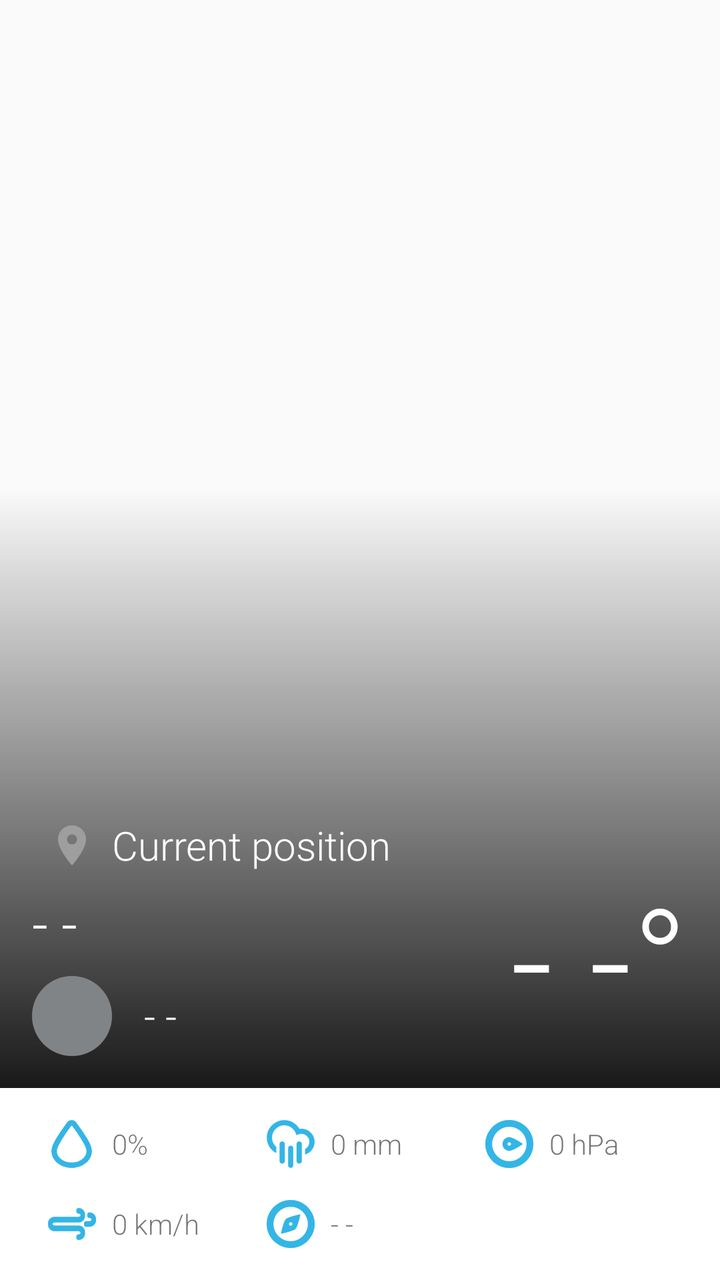
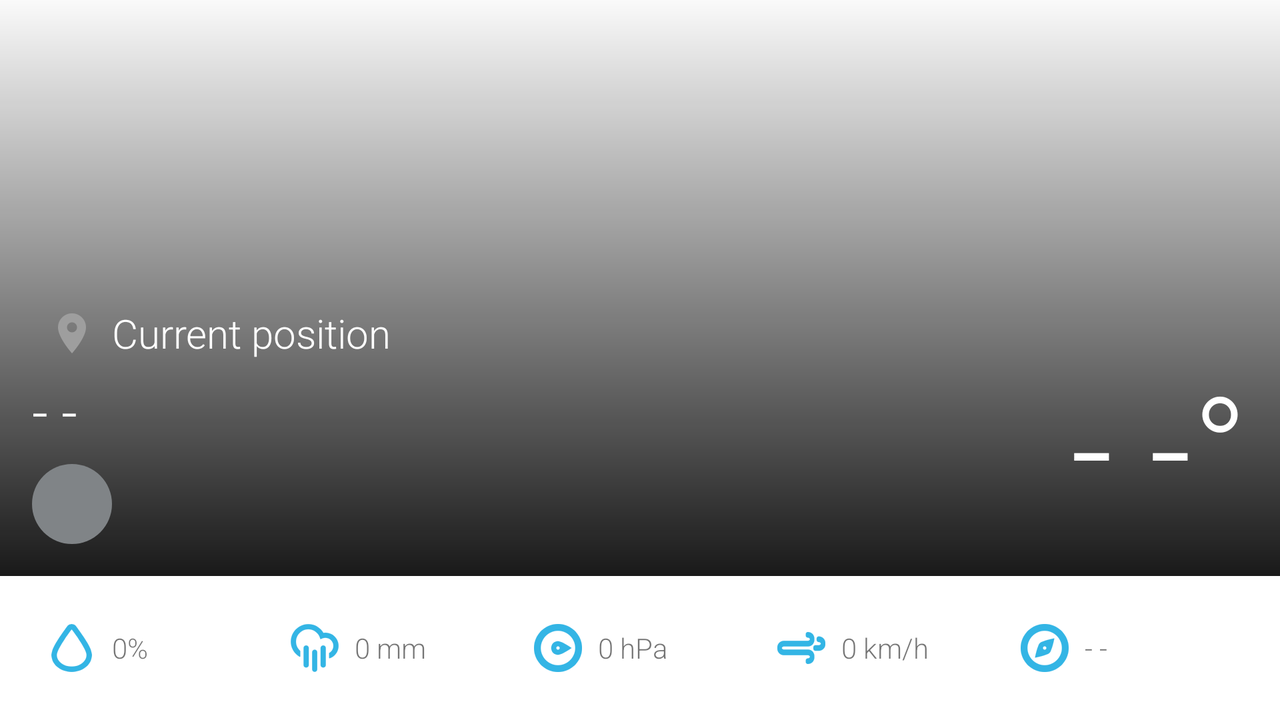

First picture: res/layout/ on a phone held upright. Second picture: the repository's own variant of that layout, on a device whose configuration matches the variant's folder. Source for both follows.
<!-- AndroidManifest.xml: application theme AppTheme -->
<!-- res/layout/fragment_current_weather.xml -->
<RelativeLayout xmlns:android="http://schemas.android.com/apk/res/android"
                xmlns:tools="http://schemas.android.com/tools"
                android:layout_width="match_parent"
                android:layout_height="match_parent"
                tools:context="cz.stepansanda.weather.android.fragment.CurrentWeatherFragment">


    <RelativeLayout
        android:layout_width="match_parent"
        android:layout_height="match_parent"
        android:layout_above="@+id/weather_detail_layout">

        <ImageView
            android:id="@+id/location_img"
            android:layout_width="match_parent"
            android:layout_height="match_parent"
            android:scaleType="centerCrop"/>

        <View
            android:layout_width="match_parent"
            android:layout_height="@dimen/view_shadow_height"
            android:layout_alignParentBottom="true"
            android:background="@drawable/shadow"/>

        <LinearLayout
            android:layout_width="match_parent"
            android:layout_height="wrap_content"
            android:layout_alignParentBottom="true"
            android:gravity="bottom"
            android:orientation="horizontal"
            android:padding="@dimen/global_spacing_xs">

            <LinearLayout
                android:layout_width="0dp"
                android:layout_height="wrap_content"
                android:layout_weight="1"
                android:orientation="vertical">

                <LinearLayout
                    android:id="@+id/current_location_layout"
                    android:layout_width="wrap_content"
                    android:layout_height="wrap_content"
                    android:orientation="horizontal"
                    android:gravity="center">

                    <ImageView
                        android:id="@+id/current_location_img"
                        android:layout_width="wrap_content"
                        android:layout_height="wrap_content"
                        android:src="@drawable/ic_location"/>

                    <TextView
                        android:id="@+id/current_location_txt"
                        android:layout_width="wrap_content"
                        android:layout_height="wrap_content"
                        android:text="@string/current_position"
                        android:textColor="@color/global_text_white"
                        android:textSize="@dimen/global_text_size_subtitle"/>
                </LinearLayout>

                <TextView
                    android:id="@+id/location_name_txt"
                    android:layout_width="wrap_content"
                    android:layout_height="wrap_content"
                    android:text="- -"
                    android:textColor="@color/global_text_white"
                    android:textSize="@dimen/global_text_size_title"/>

                <LinearLayout
                    android:layout_width="wrap_content"
                    android:layout_height="wrap_content"
                    android:layout_marginTop="@dimen/global_spacing_xxs"
                    android:gravity="center_vertical"
                    android:orientation="horizontal">

                    <LinearLayout
                        android:layout_width="@dimen/view_grey_circle_radius"
                        android:layout_height="@dimen/view_grey_circle_radius"
                        android:background="@drawable/shape_grey_circle"
                        android:gravity="center">

                        <ImageView
                            android:id="@+id/weather_img"
                            android:layout_width="@dimen/view_current_weather_icon"
                            android:layout_height="@dimen/view_current_weather_icon"/>
                    </LinearLayout>

                    <TextView
                        android:id="@+id/weather_detail_txt"
                        android:layout_width="wrap_content"
                        android:layout_height="wrap_content"
                        android:layout_marginLeft="@dimen/global_spacing_xs"
                        android:gravity="center_vertical"
                        android:text="- -"
                        android:textColor="@color/global_text_white"
                        android:textSize="@dimen/global_text_size_subtitle"/>
                </LinearLayout>
            </LinearLayout>

            <TextView
                android:id="@+id/temperature_txt"
                android:layout_width="wrap_content"
                android:layout_height="wrap_content"
                android:text="- -°"
                android:textColor="@color/global_text_white"
                android:textSize="@dimen/global_text_size_temperature"/>
        </LinearLayout>
    </RelativeLayout>

    <LinearLayout
        android:id="@+id/weather_detail_layout"
        android:layout_width="match_parent"
        android:layout_height="wrap_content"
        android:layout_alignParentBottom="true"
        android:background="@color/global_background_white"
        android:orientation="vertical">

        <LinearLayout
            android:layout_width="match_parent"
            android:layout_height="wrap_content"
            android:gravity="center_vertical"
            android:orientation="horizontal"
            android:paddingLeft="@dimen/global_spacing_xs"
            android:paddingRight="@dimen/global_spacing_xs"
            android:paddingTop="@dimen/global_spacing_xxs">

            <ImageView
                android:layout_width="wrap_content"
                android:layout_height="wrap_content"
                android:src="@drawable/ic_weather_humidity"/>

            <TextView
                android:id="@+id/humidity_txt"
                android:layout_width="0dp"
                android:layout_height="wrap_content"
                android:layout_weight="1"
                android:text="0%"/>

            <ImageView
                android:layout_width="wrap_content"
                android:layout_height="wrap_content"
                android:src="@drawable/ic_weather_precipitation"/>

            <TextView
                android:id="@+id/precipitation_txt"
                android:layout_width="0dp"
                android:layout_height="wrap_content"
                android:layout_weight="1"
                android:text="0 mm"/>

            <ImageView
                android:layout_width="wrap_content"
                android:layout_height="wrap_content"
                android:src="@drawable/ic_weather_pressure"/>

            <TextView
                android:id="@+id/pressure_txt"
                android:layout_width="0dp"
                android:layout_height="wrap_content"
                android:layout_weight="1"
                android:text="0 hPa"/>
        </LinearLayout>

        <LinearLayout
            android:layout_width="match_parent"
            android:layout_height="wrap_content"
            android:gravity="center_vertical"
            android:orientation="horizontal"
            android:paddingBottom="@dimen/global_spacing_xxs"
            android:paddingLeft="@dimen/global_spacing_xs"
            android:paddingRight="@dimen/global_spacing_xs">

            <ImageView
                android:layout_width="wrap_content"
                android:layout_height="wrap_content"
                android:src="@drawable/ic_weather_wind"/>

            <TextView
                android:id="@+id/wind_speed_txt"
                android:layout_width="0dp"
                android:layout_height="wrap_content"
                android:layout_weight="1"
                android:text="0 km/h"/>

            <ImageView
                android:layout_width="wrap_content"
                android:layout_height="wrap_content"
                android:src="@drawable/ic_weather_direction"/>

            <TextView
                android:id="@+id/wind_direction_txt"
                android:layout_width="0dp"
                android:layout_height="wrap_content"
                android:layout_weight="1"
                android:text="- -"/>

            <ImageView
                android:layout_width="wrap_content"
                android:layout_height="wrap_content"
                android:src="@drawable/ic_weather_direction"
                android:visibility="invisible"/>

            <View
                android:layout_width="0dp"
                android:layout_height="0dp"
                android:layout_weight="1"/>
        </LinearLayout>
    </LinearLayout>

</RelativeLayout>
<!-- resources referenced by this layout -->
<resources>
  <color name="global_background_white">#FFFFFF</color>
  <color name="global_text_white">#FFFFFF</color>
  <dimen name="global_spacing_xs">16dp</dimen>
  <dimen name="global_spacing_xxs">8dp</dimen>
  <dimen name="global_text_size_subtitle">20sp</dimen>
  <dimen name="global_text_size_temperature">74sp</dimen>
  <dimen name="global_text_size_title">28sp</dimen>
  <dimen name="view_current_weather_icon">35dp</dimen>
  <dimen name="view_grey_circle_radius">40dp</dimen>
  <dimen name="view_shadow_height">300dp</dimen>
  <!-- drawable ic_location: png bitmap (drawable-hdpi, 1002 bytes) -->
  <!-- drawable ic_weather_direction: png bitmap (drawable-hdpi, 1356 bytes) -->
  <!-- drawable ic_weather_humidity: png bitmap (drawable-hdpi, 1628 bytes) -->
  <!-- drawable ic_weather_precipitation: png bitmap (drawable-hdpi, 1641 bytes) -->
  <!-- drawable ic_weather_pressure: png bitmap (drawable-hdpi, 1209 bytes) -->
  <!-- drawable ic_weather_wind: png bitmap (drawable-hdpi, 891 bytes) -->
  <!-- drawable shadow (drawable) -->
  <?xml version="1.0" encoding="utf-8"?>
  <shape xmlns:android="http://schemas.android.com/apk/res/android">
      <gradient
          android:startColor="#E6000000"
          android:endColor="#00F1F1F1"
          android:angle="90">
      </gradient>
  </shape>
  <!-- drawable shape_grey_circle (drawable) -->
  <?xml version="1.0" encoding="utf-8"?>
  <shape xmlns:android="http://schemas.android.com/apk/res/android"
         android:shape="oval">
      <solid android:color="@color/weather_status_circle_grey_background"/>
  </shape>
  <string name="current_position">Current position</string>
  <style name="AppTheme" parent="Theme.AppCompat.Light.DarkActionBar">
          <item name="colorPrimary">@color/global_color_primary</item>
          <item name="colorPrimaryDark">@color/global_color_primary_dark</item>
          <item name="colorAccent">@color/global_color_accent</item>
          <item name="android:textViewStyle">@style/TextAppearance.TextView.Roboto</item>
          <item name="android:buttonStyle">@style/TextAppearance.Button.Roboto</item>
      </style>
  <color name="weather_status_circle_grey_background">#808487</color>
  <color name="global_color_primary">#2196f3</color>
  <color name="global_color_primary_dark">#1976d2</color>
  <color name="global_color_accent">#d2103e</color>
  <style name="TextAppearance.TextView.Roboto" parent="android:Widget.TextView">
          <item name="android:fontFamily">sans-serif-light</item>
      </style>
  <style name="TextAppearance.Button.Roboto" parent="android:Widget.Holo.Button">
          <item name="android:fontFamily">sans-serif-light</item>
      </style>
</resources>
<!-- res/layout-land/fragment_current_weather.xml (the repository's variant of the layout above) -->
<!-- drawn on the phone turned sideways -->
<RelativeLayout xmlns:android="http://schemas.android.com/apk/res/android"
                xmlns:tools="http://schemas.android.com/tools"
                android:layout_width="match_parent"
                android:layout_height="match_parent"
                tools:context="cz.stepansanda.weather.android.fragment.CurrentWeatherFragment">

        <RelativeLayout
            android:layout_width="match_parent"
            android:layout_height="match_parent">

            <RelativeLayout
                android:layout_width="match_parent"
                android:layout_height="match_parent"
                android:layout_above="@+id/weather_detail_layout">

                <ImageView
                    android:id="@+id/location_img"
                    android:layout_width="match_parent"
                    android:layout_height="match_parent"
                    android:scaleType="centerCrop"/>

                <View
                    android:layout_width="match_parent"
                    android:layout_height="@dimen/view_shadow_height"
                    android:layout_alignParentBottom="true"
                    android:background="@drawable/shadow"/>

                <LinearLayout
                    android:layout_width="match_parent"
                    android:layout_height="wrap_content"
                    android:layout_alignParentBottom="true"
                    android:gravity="bottom"
                    android:orientation="horizontal"
                    android:padding="@dimen/global_spacing_xs">

                    <LinearLayout
                        android:layout_width="0dp"
                        android:layout_height="wrap_content"
                        android:layout_weight="1"
                        android:orientation="vertical">

                        <LinearLayout
                            android:id="@+id/current_location_layout"
                            android:layout_width="wrap_content"
                            android:layout_height="wrap_content"
                            android:gravity="center"
                            android:orientation="horizontal">

                            <ImageView
                                android:id="@+id/current_location_img"
                                android:layout_width="wrap_content"
                                android:layout_height="wrap_content"
                                android:src="@drawable/ic_location"/>

                            <TextView
                                android:id="@+id/current_location_txt"
                                android:layout_width="wrap_content"
                                android:layout_height="wrap_content"
                                android:text="@string/current_position"
                                android:textColor="@color/global_text_white"
                                android:textSize="@dimen/global_text_size_subtitle"/>
                        </LinearLayout>

                        <TextView
                            android:id="@+id/location_name_txt"
                            android:layout_width="wrap_content"
                            android:layout_height="wrap_content"
                            android:text="- -"
                            android:textColor="@color/global_text_white"
                            android:textSize="@dimen/global_text_size_title"/>

                        <LinearLayout
                            android:layout_width="wrap_content"
                            android:layout_height="wrap_content"
                            android:layout_marginTop="@dimen/global_spacing_xxs"
                            android:gravity="center_vertical"
                            android:orientation="horizontal">

                            <LinearLayout
                                android:layout_width="@dimen/view_grey_circle_radius"
                                android:layout_height="@dimen/view_grey_circle_radius"
                                android:background="@drawable/shape_grey_circle"
                                android:gravity="center">

                                <ImageView
                                    android:id="@+id/weather_img"
                                    android:layout_width="@dimen/view_current_weather_icon"
                                    android:layout_height="@dimen/view_current_weather_icon"/>
                            </LinearLayout>

                            <TextView
                                android:id="@+id/weather_detail_txt"
                                android:layout_width="wrap_content"
                                android:layout_height="wrap_content"
                                android:layout_marginLeft="@dimen/global_spacing_xs"
                                android:gravity="center_vertical"
                                android:textColor="@color/global_text_white"/>
                        </LinearLayout>
                    </LinearLayout>

                    <TextView
                        android:id="@+id/temperature_txt"
                        android:layout_width="wrap_content"
                        android:layout_height="wrap_content"
                        android:text="- -°"
                        android:textColor="@color/global_text_white"
                        android:textSize="@dimen/global_text_size_temperature"/>
                </LinearLayout>
            </RelativeLayout>

            <LinearLayout
                android:id="@+id/weather_detail_layout"
                android:layout_width="match_parent"
                android:layout_height="wrap_content"
                android:layout_alignParentBottom="true"
                android:background="@color/global_background_white"
                android:orientation="vertical">

                <LinearLayout
                    android:layout_width="match_parent"
                    android:layout_height="wrap_content"
                    android:gravity="center"
                    android:orientation="horizontal"
                    android:padding="@dimen/global_spacing_xs">

                    <ImageView
                        android:layout_width="wrap_content"
                        android:layout_height="wrap_content"
                        android:src="@drawable/ic_weather_humidity"/>

                    <TextView
                        android:id="@+id/humidity_txt"
                        android:layout_width="0dp"
                        android:layout_height="wrap_content"
                        android:layout_weight="1"
                        android:text="0%"/>

                    <ImageView
                        android:layout_width="wrap_content"
                        android:layout_height="wrap_content"
                        android:src="@drawable/ic_weather_precipitation"/>

                    <TextView
                        android:id="@+id/precipitation_txt"
                        android:layout_width="0dp"
                        android:layout_height="wrap_content"
                        android:layout_weight="1"
                        android:text="0 mm"/>

                    <ImageView
                        android:layout_width="wrap_content"
                        android:layout_height="wrap_content"
                        android:src="@drawable/ic_weather_pressure"/>

                    <TextView
                        android:id="@+id/pressure_txt"
                        android:layout_width="0dp"
                        android:layout_height="wrap_content"
                        android:layout_weight="1"
                        android:text="0 hPa"/>

                    <ImageView
                        android:layout_width="wrap_content"
                        android:layout_height="wrap_content"
                        android:src="@drawable/ic_weather_wind"/>

                    <TextView
                        android:id="@+id/wind_speed_txt"
                        android:layout_width="0dp"
                        android:layout_height="wrap_content"
                        android:layout_weight="1"
                        android:text="0 km/h"/>

                    <ImageView
                        android:layout_width="wrap_content"
                        android:layout_height="wrap_content"
                        android:src="@drawable/ic_weather_direction"/>

                    <TextView
                        android:id="@+id/wind_direction_txt"
                        android:layout_width="0dp"
                        android:layout_height="wrap_content"
                        android:layout_weight="1"
                        android:text="- -"/>

                </LinearLayout>
            </LinearLayout>
        </RelativeLayout>
</RelativeLayout>
